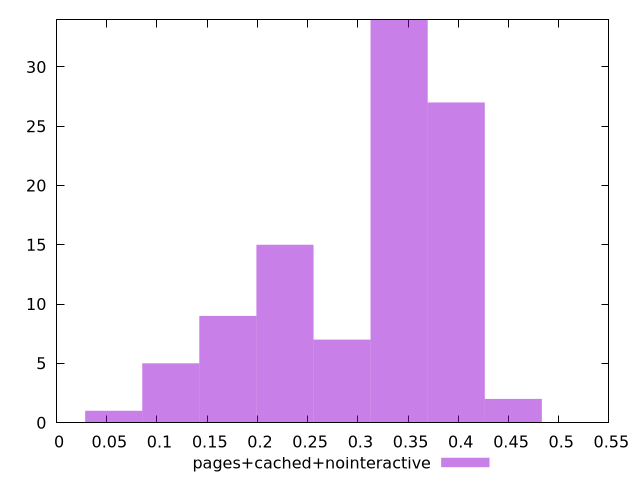

Write the gnuplot code that produced this figure.
$_pagesCachedNointeractive <<EOF
0.397961169342995 27
0.34110957372256717 34
0.11370319124085572 5
0.17055478686128359 9
0.2842579781021393 7
0.05685159562042786 1
0.22740638248171144 15
0.4548127649634229 2
EOF
set key outside below
set terminal pngcairo
set output "report_00005_2020-11-02T22-26-11.212Z/network-rtt/pages+cached+nointeractive//raw_hist.png"
set yrange [0:34]
set boxwidth 0.05685159562042786
set style fill transparent solid 0.5 noborder
plot $_pagesCachedNointeractive title "pages+cached+nointeractive" with boxes ,
